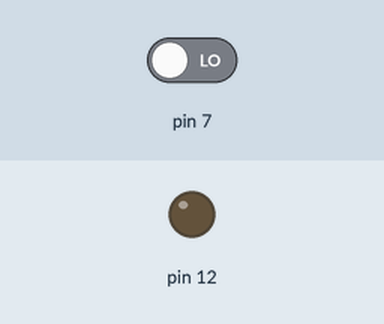
Recording of a sketch running on a simulated Arduino Uno, built with avr-gcc and run on an emulated ATmega328P. On the bench: output pins drawn as LEDs (lit = HIGH). The test bench sets the inputs (shaded band); at power-on: pin 7 LOW.

Above: at 1.2 s.
1.3 s: pin 7 driven HIGH
At 2.4 s:
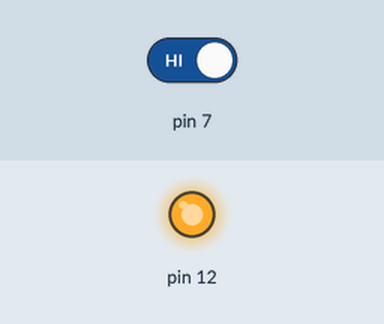
2.8 s: pin 7 driven LOW
At 3.6 s:
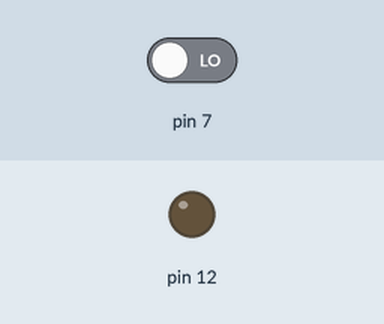
Timing chart, 0 to 5.8 s (numbered marks = the images above; inputs shaded):
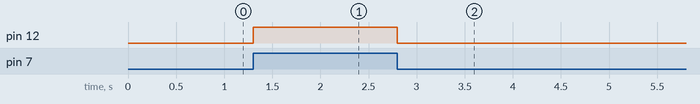

The sketch:

18_digital_IO.ino
```cpp
void setup() {
  pinMode(7, INPUT);
  pinMode(12, OUTPUT);

}

void loop() {
  // digitalRead(pin);
  // digitalWrite(pin, state);
  if (digitalRead(7) == HIGH) {
    digitalWrite(12, HIGH);
  } else {
    digitalWrite(12, LOW);
  }

}
```

Measured:
- after the input at 1.3 s, pin 12: LOW → HIGH at once
- after the input at 2.8 s, pin 12: HIGH → LOW at once
